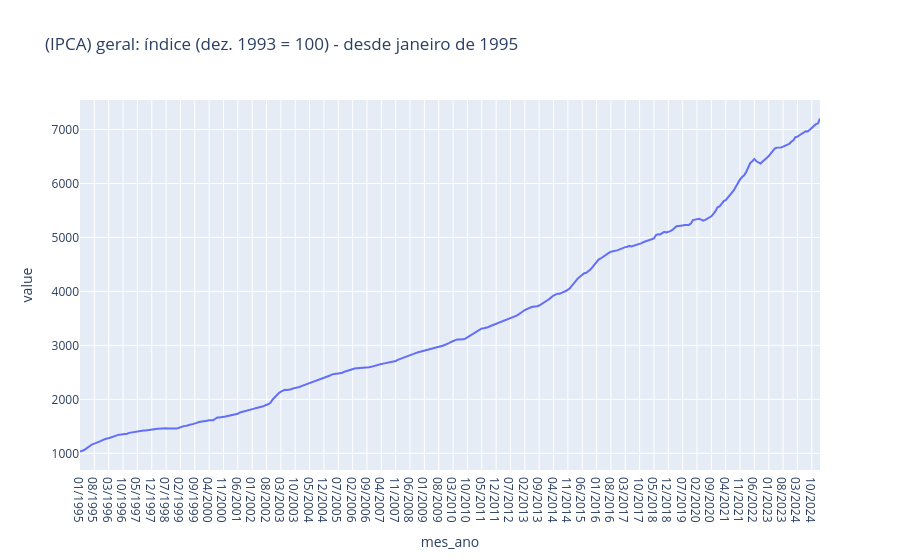

This figure's notebook cell:
### Code cell
# gráfico da série de inflação após o corte de janeiro de 1995

fig_ipca2 = px.line(ipca2, x='mes_ano', y='value', title = '(IPCA) geral: índice (dez. 1993 = 100) - desde janeiro de 1995')
fig_ipca2.show()

### Figure 1 — Plotly figure (JSON) as saved in the notebook; plotly's stock layout.template omitted (floating-point values rounded to 4 significant figures; data arrays with more than 128 entries replaced by an {"elided": "..."} marker saying what was removed)
{"data": [{"hovertemplate": "mes_ano=%{x}<br>value=%{y}<extra></extra>", "legendgroup": "", "line": {"color": "#636efa", "dash": "solid"}, "marker": {"symbol": "circle"}, "mode": "lines", "name": "", "orientation": "v", "showlegend": false, "type": "scatter", "x": {"elided": "362 str values"}, "xaxis": "x", "y": {"elided": "362 float values"}, "yaxis": "y"}], "layout": {"autosize": true, "legend": {"tracegroupgap": 0}, "title": {"text": "(IPCA) geral: índice (dez. 1993 = 100) - desde janeiro de 1995"}, "xaxis": {"anchor": "y", "autorange": true, "domain": [0, 1], "range": [0, 361], "title": {"text": "mes_ano"}, "type": "category"}, "yaxis": {"anchor": "x", "autorange": true, "domain": [0, 1], "range": [690.9, 7548.0], "title": {"text": "value"}, "type": "linear"}}}
